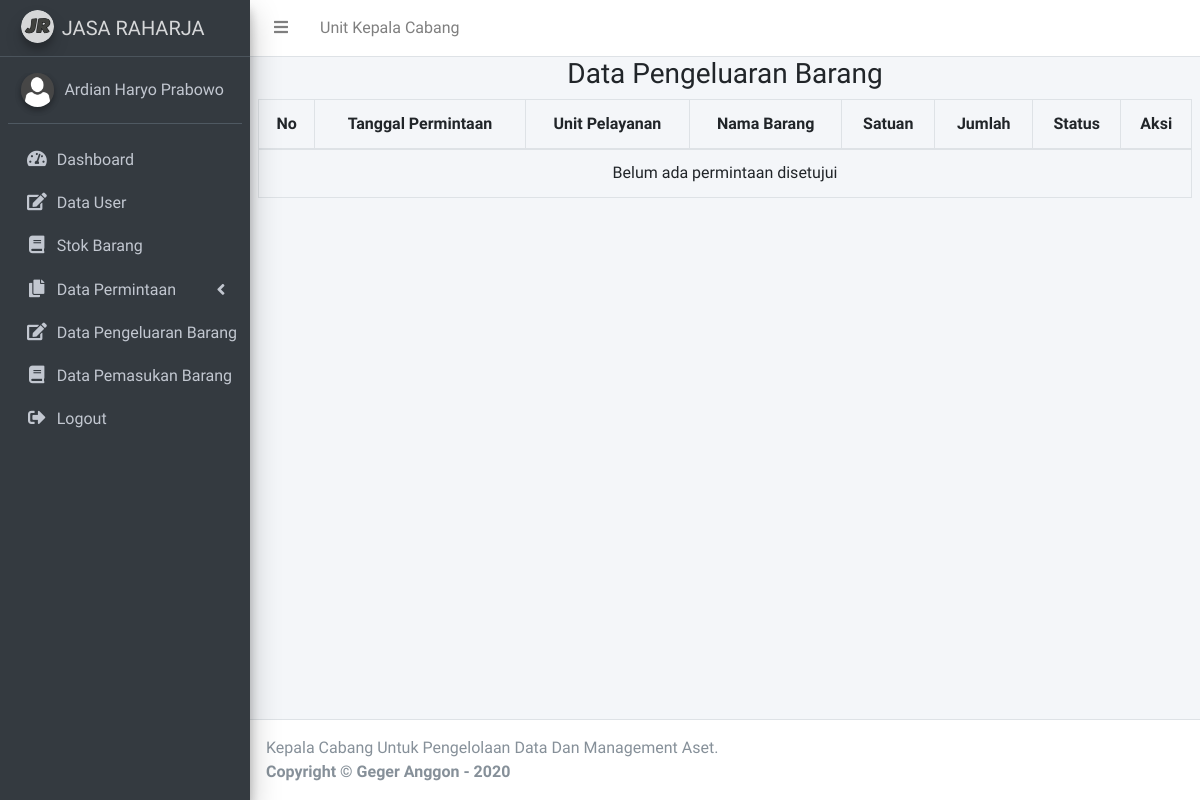
The page /admin/index.php?p=disetujui (signed in) on the database as committed earlier.
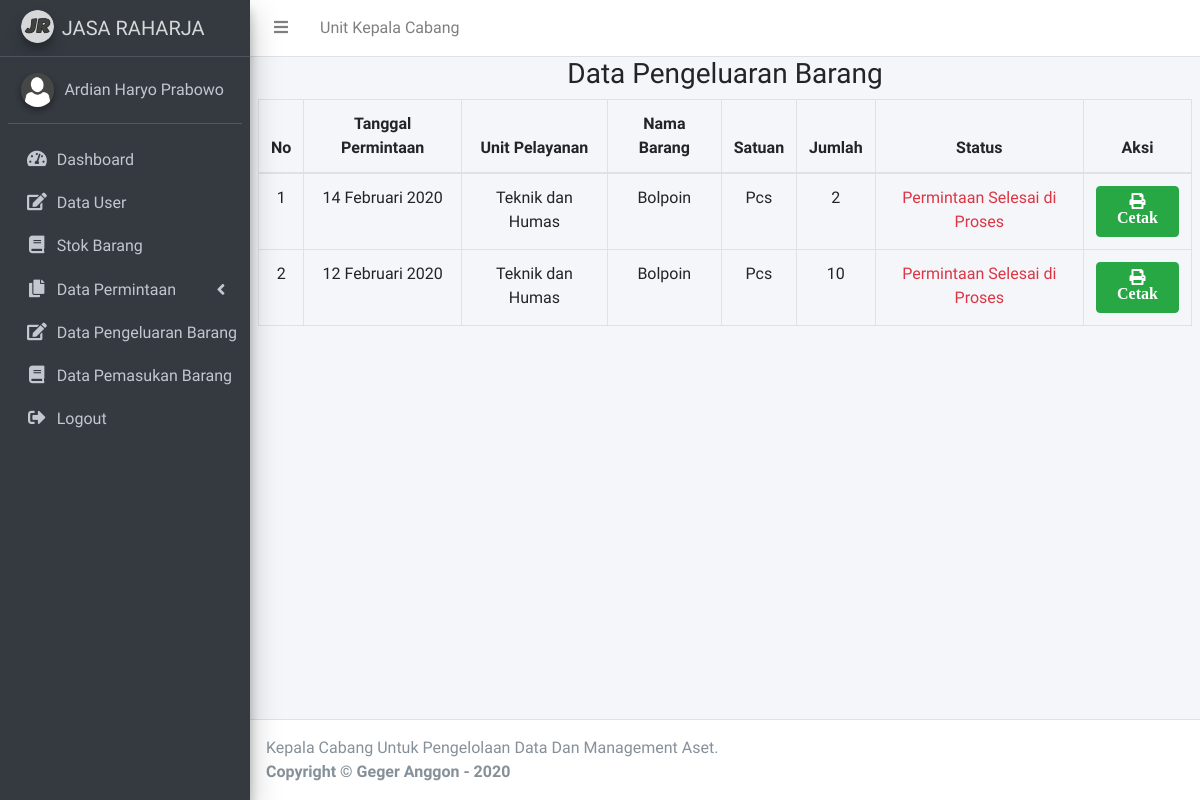
The same page on the database as committed later.
### tables this page shows
CREATE TABLE `permintaan`  (
  `id_permintaan` int(100) NOT NULL AUTO_INCREMENT,
  `nama` varchar(255) NULL DEFAULT NULL,
  `idjabatan` int(11) NULL DEFAULT NULL,
  `unit` varchar(20) NOT NULL,
  `kode_brg` varchar(5) NOT NULL,
  `id_jenis` int(11) NOT NULL,
  `jumlah` int(11) NOT NULL,
  `tgl_permintaan` date NOT NULL,
  `keterangan` varchar(255) NULL DEFAULT NULL,
  `status` int(11) NOT NULL DEFAULT 0,
  PRIMARY KEY (`id_permintaan`) USING BTREE
);

CREATE TABLE `stokbarang`  (
  `kode_brg` varchar(5) NOT NULL,
  `id_jenis` int(2) NOT NULL,
  `nama_brg` varchar(30) NOT NULL,
  `satuan` varchar(50) NULL DEFAULT NULL,
  `stok` int(11) NOT NULL,
  `keluar` int(11) NULL DEFAULT 0,
  `sisa` int(11) NOT NULL,
  `tgl_masuk` date NOT NULL,
  `suplier` varchar(20) NOT NULL,
  PRIMARY KEY (`kode_brg`) USING BTREE
);

### fungsi/fungsi.php (called while the page is built)
<?php
	function tanggal_indo($tanggal) {
		$bulan = array(1=>'Januari',
						  'Februari',
						  'Maret',
						  'April',
						  'Mei',
						  'Juni',
						  'Juli',
						  'Agustus',
						  'September',
						  'Oktober',
						  'November',
						  'Desember'
				);
		$split = explode('-', $tanggal);
		$tanggal_indo = $split[2] . ' ' . $bulan[(int)$split[1]] . ' ' . $split[0];
		return $tanggal_indo;
	}

### admin/disetujui.php (the view, shortened to what this page needs)
<?php
include "../fungsi/koneksi.php";
include "../fungsi/fungsi.php";
$query = mysqli_query($koneksi, "SELECT permintaan.id_permintaan, permintaan.kode_brg, tgl_permintaan, unit, nama_brg, jumlah, satuan,  status FROM permintaan INNER JOIN stokbarang ON permintaan.kode_brg = stokbarang.kode_brg WHERE status= 4 ORDER BY tgl_permintaan DESC ");
?>
<section class="content">
    <div class="row">
        <div class="col-sm-12">
            <div class="box box-primary">
                <div class="box-header with-border">
                    <h3 class="text-center">Data Pengeluaran Barang</h3>
                </div>
                <div class="box-body">
                    <div class="table-responsive">
                        <table class="table table-bordered table-hover text-center" id="datapesanan">
                            <thead>
                                <tr>
                                    <th>No</th>
                                    <th>Tanggal Permintaan</th>
                                    <th>Unit Pelayanan</th>
                                    <th>Nama Barang</th>
                                    <th>Satuan</th>
                                    <th>Jumlah</th>
                                    <th>Status</th>
                                    <th>Aksi</th>
                                </tr>
                            </thead>
                            <tbody>
                                <tr>
                                    <?php
                                    $no = 1;
                                    if (mysqli_num_rows($query)) {
                                        while ($row = mysqli_fetch_assoc($query)) :
                                    ?>
                                            <td> <?= $no; ?> </td>
                                            <td> <?= tanggal_indo($row['tgl_permintaan']); ?> </td>
                                            <td> <?= $row['unit']; ?> </td>
                                            <td> <?= $row['nama_brg']; ?> </td>
                                            <td> <?= $row['satuan']; ?> </td>
                                            <td> <?= $row['jumlah']; ?> </td>
                                            <td> <?php
                                                    if ($row['status'] == 0) {
                                                        echo '<span class=text-warning>Menunggu Persetujuan</span>';
                                                    } elseif ($row['status'] == 1) {
                                                        echo '<span class=text-primary>Telah Disetujui KA Unit</span>';
                                                    } elseif ($row['status'] == 2) {
                                                        echo '<span class=text-primary>Telah Disetujui HC & Umum</span>';
                                                    } elseif ($row['status'] == 3) {
                                                        echo '<span class=text-primary>Telah Dibatalkan</span>';
                                                    } else {
                                                        echo '<span class=text-danger>Permintaan Selesai di Proses</span>';
                                                    }
                                                    ?>
                                            </td>
                                            <td>
                                                <a target="_blank" href="cetakbarangv2.php?&tgl=<?= $row['tgl_permintaan']; ?>&unit=<?= $row['unit']; ?>"><span data-placement='top' data-toggle='tooltip' title='Cetak'><button id="cetakpdf" class="btn btn-success"><i class="fa fa-print"> Cetak</i></button></span></a>
                                            </td>
                                </tr>
                        <?php $no++;
                                        endwhile;
                                    } else {
                                        echo "<tr><td colspan=9>Belum ada permintaan disetujui</td></tr>" . mysqli_error($koneksi);
                                    } ?>
                            </tbody>
                        </table>
                    </div>
                </div>
            </div>
        </div>
    </div>
</section>

Rows that differ between the two databases and show on the page:
now on this page (row edited): permintaan: tgl_permintaan "14 Februari 2020", unit "Teknik dan Humas", kode_brg.nama_brg "Bolpoin", kode_brg.satuan "Pcs", jumlah "2", status "Permintaan Selesai di Proses"
now on this page (row edited): permintaan: tgl_permintaan "12 Februari 2020", unit "Teknik dan Humas", kode_brg.nama_brg "Bolpoin", kode_brg.satuan "Pcs", jumlah "10", status "Permintaan Selesai di Proses"
Other text that changed with them:
text no longer shown: "Belum ada permintaan disetujui"
